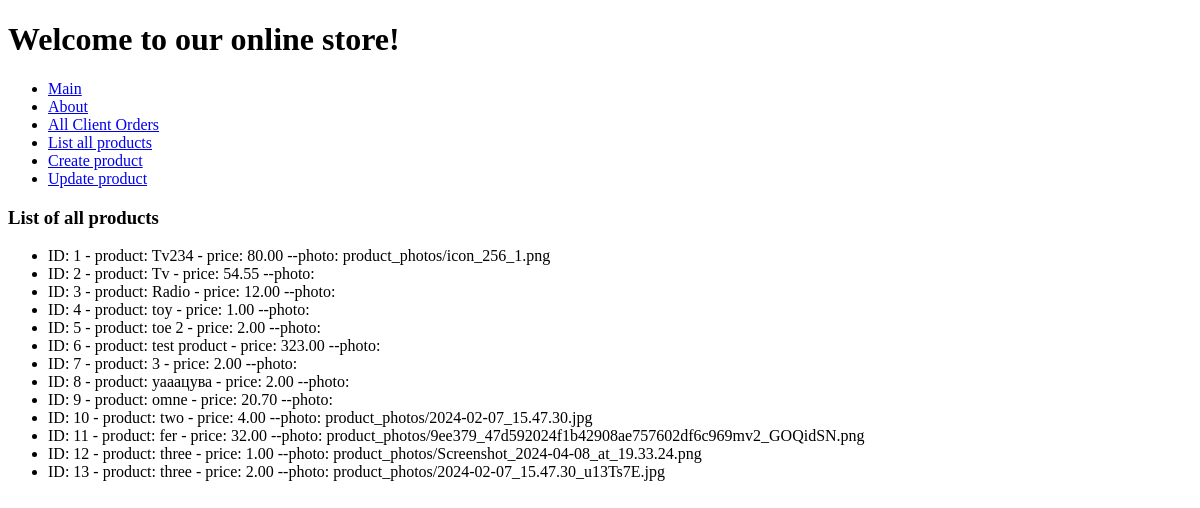
The app's page /list_all_products/, older data.
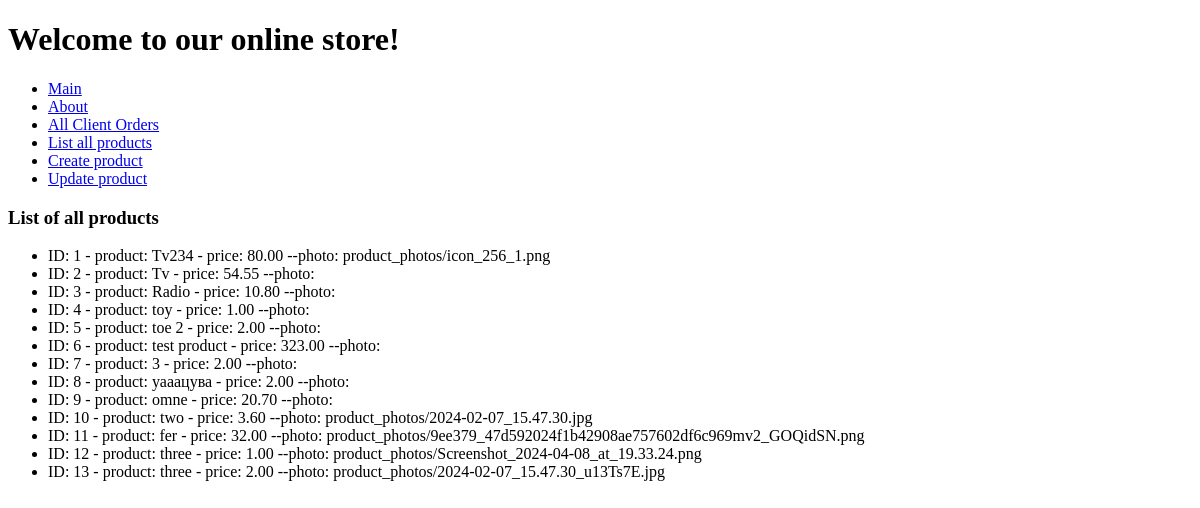
The same page, newer data.
### htapp2/models.py (models this page shows, shortened)
class Product(models.Model):
    name = models.CharField(max_length=100)
    description = models.TextField(default=None)
    price = models.DecimalField(max_digits=6, decimal_places=2)
    quantity = models.IntegerField()
    created_at = models.DateTimeField(auto_now_add=True)
    photo = models.ImageField(upload_to='product_photos/', blank=True, null=True)

### htapp4/views.py (the view)
# urls.py: path('list_all_products/', views.list_all_products, name='list_all_products'),
def list_all_products(request):
    products = Product.objects.all()
    return render(request, 'htapp4/list_all_products.html', {'products': products})

### htapp4/templates/htapp4/list_all_products.html (shortened to what this page needs)
{% extends 'base.html' %}
{% block content %}
<h3>List of all products</h3>
<ul>
    {% for product in products %}
    <li>ID: {{ product.pk }} - product: {{ product.name }} - price: {{ product.price }} --photo: {{ product.photo }}</li>
    {% endfor %}
</ul>
{% endblock %}

### templates/base.html (shortened to what this page needs)
<!DOCTYPE html>
    <html lang="en">
    <head>
    </head>
    <body>
        <h1>Welcome to our online store!</h1>
        <ul>
            <li><a href="/">Main</a></li>
            <li><a href="/about">About</a></li>
            <li><a href="{% url 'get_orders_by_client' %}">All Client Orders</a></li>
            <li><a href="{% url 'list_all_products' %}">List all products</a></li>
            <li><a href="{% url 'product_create' %}">Create product</a></li>
            <li><a href="{% url 'get_product_by_id' %}">Update product</a></li>
        </ul>
        {% block content %}
        {% endblock %}
    </body>
    </html>

Row changes from the older to the newer data that the page shows:
changed Product "Radio": price "12.00" → "10.80"
changed Product "two": price "4.00" → "3.60"
